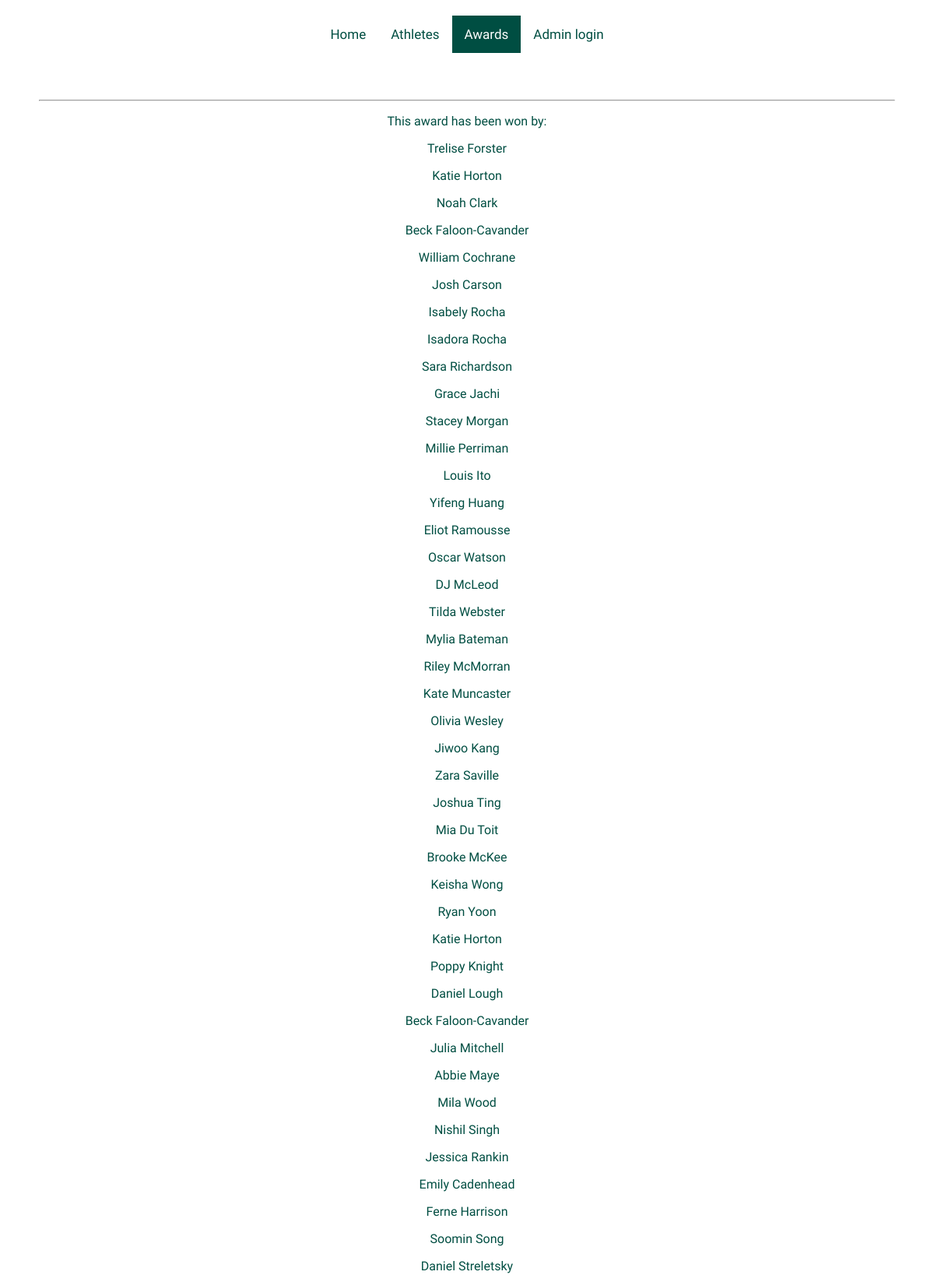
The app's page /award_page/1 (upper part) with its own data.
### tables this page shows
CREATE TABLE athlete (athlete_id INTEGER PRIMARY KEY NOT NULL, firstname TEXT NOT NULL, lastname TEXT NOT NULL);

### flaskimport.py (the view)
@app.route("/award_page/<int:award_id>")
def athlete_award_info(award_id):
    db = get_db()
    cursor = db.execute('''
    SELECT
        athlete.firstname,
        athlete.lastname
    FROM award
    JOIN athlete_award ON athlete_award.award_id = award.award_id
    JOIN athlete ON athlete_award.athlete_id = athlete.athlete_id
    WHERE award.award_id = ?
    ''', (award_id,))
    award_info = cursor.fetchall()
    return render_template("award_page.html", award_info=award_info)

### flaskimport.py (called while the page is built)
def get_db():
    db = getattr(g, '_database', None)
    if db is None:
        db = g._database = sqlite3.connect('BHS_sport_history_database.db')
        db.row_factory = sqlite3.Row
    return db

### templates/award_page.html (shortened to what this page needs)
{% extends "layout.html" %}
{% block content %}
<div class="topnav">
  <a href="/">Home</a>
  <a href="/athletes">Athletes</a>
  <a class="active" href="/award">Awards</a>
  <a href="/add_athlete">Admin login</a>
</div>
{% if award_info["trophy_name"] %}
  <h1> {{ award_info["trophy_name"] }} </h1>
  <hr>
  <h2> {{ award_info["award_name"] }} </h2>
  {% else %}
  <hr>
  {% endif %}
<body class="award_page">
  <p> This award has been won by: </p>
  {% for athlete in award_info %}
    <p>{{ athlete["firstname"] }} {{ athlete["lastname"] }}</p>
  {% endfor %}
</body>
{% endblock %}

### static/style.css (style rules this page uses)
* { font-family: "Public Sans", sans-serif; font-optical-sizing: auto; font-weight: 400; font-style: normal; }
html, body { height: 100%; margin: 0; }
body { background-color: white; color: rgb(0, 78, 66); margin: 50px; margin-top: 20px; }
a { color: rgb(0, 171, 142); text-decoration: none; }
.topnav { display: flex; justify-content: center; overflow: hidden; }
.topnav a { float: left; color: rgb(0, 78, 66); text-align: center; padding: 14px 16px; text-decoration: none; font-size: 17px; transition: background-color .3s; }
.topnav a.active { background-color: rgb(0, 78, 66); color: rgb(255, 255, 255); }
body.award_page { text-align: center; }

### records on screen
athlete: firstname "Trelise", lastname "Forster"
athlete: firstname "Katie", lastname "Horton"
athlete: firstname "Noah", lastname "Clark"
athlete: firstname "Beck", lastname "Faloon-Cavander"
athlete: firstname "William", lastname "Cochrane"
athlete: firstname "Josh", lastname "Carson"
athlete: firstname "Isabely", lastname "Rocha"
athlete: firstname "Isadora", lastname "Rocha"
athlete: firstname "Sara", lastname "Richardson"
athlete: firstname "Grace", lastname "Jachi"
athlete: firstname "Stacey", lastname "Morgan"
athlete: firstname "Millie", lastname "Perriman"
athlete: firstname "Louis", lastname "Ito"
athlete: firstname "Yifeng", lastname "Huang"
athlete: firstname "Eliot", lastname "Ramousse"
athlete: firstname "Oscar", lastname "Watson"
athlete: firstname "DJ", lastname "McLeod"
athlete: firstname "Tilda", lastname "Webster"
athlete: firstname "Mylia", lastname "Bateman"
athlete: firstname "Riley", lastname "McMorran"
athlete: firstname "Kate", lastname "Muncaster"
athlete: firstname "Olivia", lastname "Wesley"
athlete: firstname "Jiwoo", lastname "Kang"
athlete: firstname "Zara", lastname "Saville"
athlete: firstname "Joshua", lastname "Ting"
athlete: firstname "Mia", lastname "Du Toit"
athlete: firstname "Brooke", lastname "McKee"
athlete: firstname "Keisha", lastname "Wong"
athlete: firstname "Ryan", lastname "Yoon"
athlete: firstname "Poppy", lastname "Knight"
athlete: firstname "Daniel", lastname "Lough"
athlete: firstname "Julia", lastname "Mitchell"
athlete: firstname "Abbie", lastname "Maye"
athlete: firstname "Mila", lastname "Wood"
athlete: firstname "Nishil", lastname "Singh"
athlete: firstname "Jessica", lastname "Rankin"
athlete: firstname "Emily", lastname "Cadenhead"
athlete: firstname "Ferne", lastname "Harrison"
athlete: firstname "Soomin", lastname "Song"
athlete: firstname "Daniel", lastname "Streletsky"
